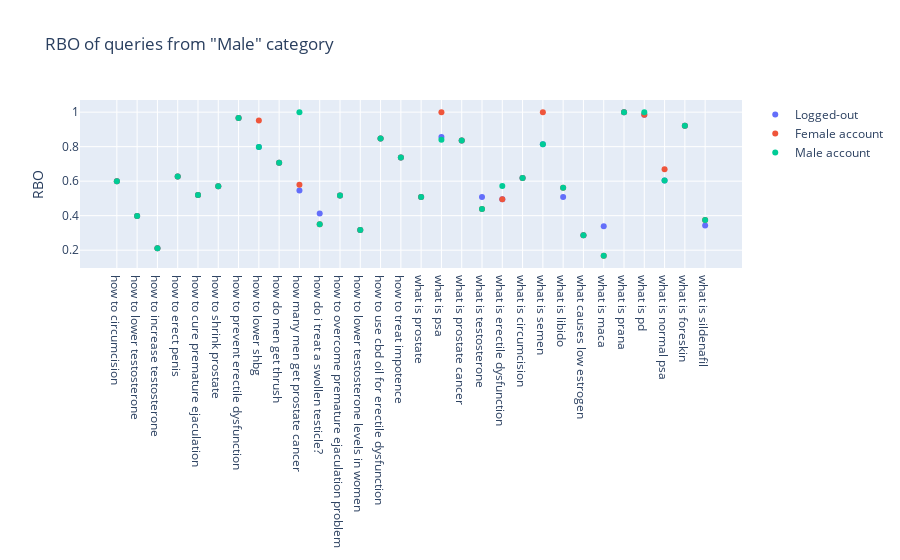

Notebook code cell kept with this figure:
### Code cell
all_queries['rbo_logout'] = res_logout 
all_queries['rbo_man'] = res_man 
all_queries['rbo_woman'] = res_woman 
all_queries

layout = go.Layout(
    title=go.layout.Title(
            text='RBO of queries from "Male" category'),
    yaxis=go.layout.YAxis(
        title=go.layout.yaxis.Title(
            text='RBO'))
)

fig = go.Figure(layout=layout)

fig.add_scatter(x=all_queries['Male'], y=all_queries['rbo_logout'], mode='markers', name='Logged-out', )
fig.add_scatter(x=all_queries['Male'], y=all_queries['rbo_woman'], mode='markers', name='Female account')
fig.add_scatter(x=all_queries['Male'], y=all_queries['rbo_man'], mode='markers', name='Male account', )


fig.show()

### Figure 1 — Plotly figure (JSON) as saved in the notebook; plotly's stock layout.template omitted (floating-point values rounded to 4 significant figures)
{"data": [{"mode": "markers", "name": "Logged-out", "type": "scatter", "x": ["how to circumcision", "how to lower testosterone", "how to increase testosterone", "how to erect penis", "how to cure premature ejaculation", "how to shrink prostate", "how to prevent erectile dysfunction", "how to lower shbg", "how do men get thrush", "how many men get prostate cancer", "how do i treat a swollen testicle?", "how to overcome premature ejaculation problem", "how to lower testosterone levels in women", "how to use cbd oil for erectile dysfunction", "how to treat impotence", "what is prostate", "what is psa", "what is prostate cancer", "what is testosterone", "what is erectile dysfunction", "what is circumcision", "what is semen", "what is libido", "what causes low estrogen", "what is maca", "what is prana", "what is pd", "what is normal psa", "what is foreskin", "what is sildenafil"], "y": [0.5996, 0.3975, 0.2118, 0.6266, 0.5202, 0.5705, 0.9665, 0.7987, 0.7067, 0.5452, 0.4131, 0.5162, 0.3171, 0.8478, 0.7372, 0.508, 0.856, 0.8351, 0.508, 0.4954, 0.6182, 0.8143, 0.5076, 0.2869, 0.3389, 1, 0.9844, 0.6036, 0.9207, 0.3432]}, {"mode": "markers", "name": "Female account", "type": "scatter", "x": ["how to circumcision", "how to lower testosterone", "how to increase testosterone", "how to erect penis", "how to cure premature ejaculation", "how to shrink prostate", "how to prevent erectile dysfunction", "how to lower shbg", "how do men get thrush", "how many men get prostate cancer", "how do i treat a swollen testicle?", "how to overcome premature ejaculation problem", "how to lower testosterone levels in women", "how to use cbd oil for erectile dysfunction", "how to treat impotence", "what is prostate", "what is psa", "what is prostate cancer", "what is testosterone", "what is erectile dysfunction", "what is circumcision", "what is semen", "what is libido", "what causes low estrogen", "what is maca", "what is prana", "what is pd", "what is normal psa", "what is foreskin", "what is sildenafil"], "y": [0.5996, 0.3975, 0.2118, 0.6266, 0.5202, 0.5705, 0.9665, 0.9509, 0.7067, 0.5787, 0.3506, 0.5162, 0.3171, 0.8478, 0.7372, 0.508, 1, 0.8351, 0.4391, 0.4954, 0.6182, 1, 0.5619, 0.2869, 0.1671, 1, 0.9844, 0.6694, 0.9207, 0.3744]}, {"mode": "markers", "name": "Male account", "type": "scatter", "x": ["how to circumcision", "how to lower testosterone", "how to increase testosterone", "how to erect penis", "how to cure premature ejaculation", "how to shrink prostate", "how to prevent erectile dysfunction", "how to lower shbg", "how do men get thrush", "how many men get prostate cancer", "how do i treat a swollen testicle?", "how to overcome premature ejaculation problem", "how to lower testosterone levels in women", "how to use cbd oil for erectile dysfunction", "how to treat impotence", "what is prostate", "what is psa", "what is prostate cancer", "what is testosterone", "what is erectile dysfunction", "what is circumcision", "what is semen", "what is libido", "what causes low estrogen", "what is maca", "what is prana", "what is pd", "what is normal psa", "what is foreskin", "what is sildenafil"], "y": [0.5996, 0.3975, 0.2118, 0.6266, 0.5202, 0.5705, 0.9665, 0.7987, 0.7067, 1, 0.3506, 0.5162, 0.3171, 0.8478, 0.7372, 0.508, 0.8403, 0.8351, 0.4391, 0.5725, 0.6182, 0.8143, 0.5619, 0.2869, 0.1671, 1, 1, 0.6036, 0.9207, 0.3744]}], "layout": {"autosize": true, "title": {"text": "RBO of queries from \"Male\" category"}, "xaxis": {"autorange": true, "range": [-1.809, 30.81], "type": "category"}, "yaxis": {"autorange": true, "range": [0.1061, 1.061], "title": {"text": "RBO"}, "type": "linear"}}}
